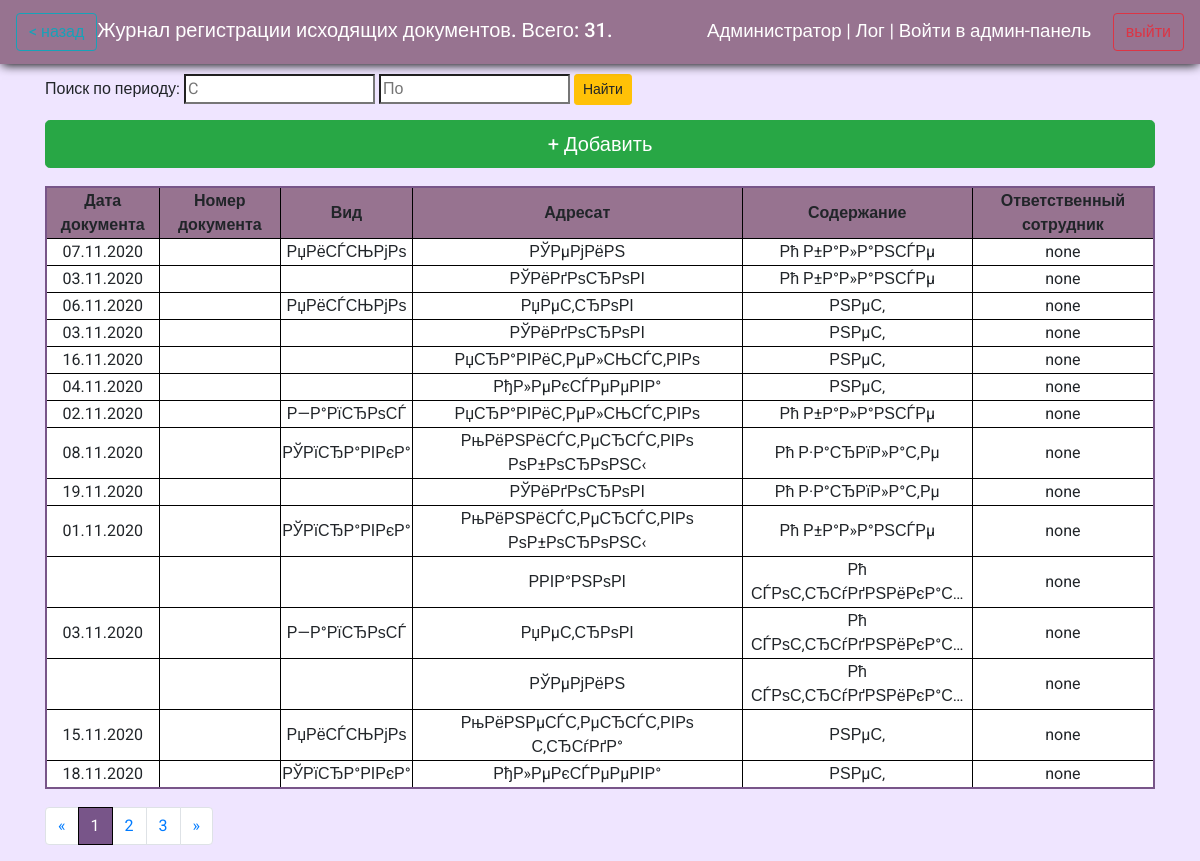
The app's page /journals/outbound_docs/ (signed in) with its own data.
### reg_jounals/models.py (models this page shows, shortened)
class OutBoundDocument(models.Model):
    doc_type = models.CharField(default='Письмо', max_length=100, help_text="Введите вид документа (письмо, справка, и.т.д)", verbose_name='Вид', db_index=True)
    doc_number = models.CharField(default='',max_length=10, help_text="Введите номер документа", verbose_name='Номер документа', db_index=True)
    doc_date = models.DateField(help_text="Введите дату документа", verbose_name='Дата документа', db_index=True)
    doc_dest =  models.CharField(max_length=256, help_text="Введите адресата", verbose_name='Получатель (адресат)')
    doc_additionalData = models.CharField(default='none', max_length=256, help_text="Введите содержание документа", verbose_name='Содержание документа')
    doc_res_officer = models.CharField(blank=True, editable=False,  max_length=256, help_text="Сотрудник, который внес документ в систему ", verbose_name='Ответственный сотрудник')
    class Meta:
        ordering = ["id"]
        verbose_name = 'Исходящий документ'
        verbose_name_plural = 'Исходящие документы'

### reg_jounals/views.py (the view)
# urls.py: path('outbound_docs/', views.outbound_docs, name='outbound'),
def outbound_docs(request):
    if request.user.is_authenticated:
        auth = request.user.is_authenticated
        date_from = request.GET.get('doc_search_from','')
        date_to = request.GET.get('doc_search_to', '')
        if date_from and date_to:
            date_from = DT.datetime.strptime(date_from, '%d.%m.%Y').date()
            date_to = DT.datetime.strptime(date_to, '%d.%m.%Y').date()
            documents = OutBoundDocument.objects.filter(doc_date__range=(date_from, date_to)).order_by('doc_date')
        else:
            documents = OutBoundDocument.objects.all().order_by('-id')
        p_documents = Paginator(documents, 15)
        page_number = request.GET.get('page', 1)
        page = p_documents.get_page(page_number)
        count = len(documents)
        method = str(request.method)
        usr = str(request.user.first_name)
        i = 0
        return render(request, 'reg_jounals/outbound_docs.html', context={'documents':page, 'count':count, 'auth':auth, 'i':i})
    else:
        return render(request, 'reg_jounals/no_auth.html')

### reg_jounals/templates/reg_jounals/outbound_docs.html (shortened to what this page needs)
{%extends "reg_jounals/index.html" %}
{%block header%}  <a class="btn btn-outline-info" href="../"> < назад</a>Журнал регистрации исходящих документов. Всего: {{count}}. {%endblock%}
{%block content%}
<form action="{% url 'outbound' %}">
  <span>Поиск по периоду:</span>
  <input type="search" id="search_date" name="doc_search_from" placeholder="C">
  <input type="search" id="search_date2" name="doc_search_to" placeholder="По">
  <button class="btn btn-sm btn-warning" type="submit" name="" value="Найти">Найти</button>
</form>
<a class="btn btn-success btn-lg m-bottom btn-add " href="{% url 'doc_outbound_add_url' %}"> + Добавить</a>
{% if documents %}
<table>
  <thead class="thead-dark">
  <tr class="tr-header">
    <th scope="col">Дата документа</th>
    <th scope="col">Номер документа</th>
    <th scope="col">Вид</th>
    <th scope="col">Адресат</th>
    <th scope="col">Содержание</th>
    <th scope="col">Ответственный сотрудник</th>
  </tr>
  </thead>
  {%for doc in documents%}
  <tr onclick="return location.href = '{% url 'doc_outbound_upd_url' id=doc.id%}' ">
    <td>{{doc.doc_date|date:"d.m.Y"}}</td>
    <td>{{doc.doc_number}}</td>
    <td>{{doc.doc_type}}</td>
    <td>{{doc.doc_dest}}</td>
    <td>{{doc.doc_additionalData}}</td>
    <td>{{doc.doc_res_officer}}</td>
</tr>
  {%endfor%}
</table>
<nav  class="paginator" aria-label="Page navigation example">
  <ul class="pagination">
    <li class="page-item">
      <a class="page-link" href="#" aria-label="Previous">
<span aria-hidden="true">&laquo;</span>
      </a>
    </li>
{% for p in documents.paginator.page_range %}
  {% if documents.number == p%}
   <li class="page-item active"><a class="page-link" href="?page={{p}}">{{ p }}</a></li>
   {%else%}
        <li class="page-item"><a class="page-link" href="?page={{p}}">{{ p }}</a></li>
    {%endif%}
  {% endfor %}
{%if documents.has_next%}
    <li class="page-item">
      <a class="page-link" href='?page={{documents.next_page_number}}' aria-label="Next">
<span aria-hidden="true">&raquo;</span>
      </a>
    </li>
  {%else%}
  <li class="page-item disabled">
    <a class="page-link" href='#' aria-disabled='true' aria-label="Next">
      <span aria-hidden="true">&raquo;</span>
    </a>
  </li>
  {%endif%}
  </ul>
</nav>
{%else%}
<h2>Записей нет</h2>
{%endif%}
{%endblock%}

### reg_jounals/templates/reg_jounals/index.html (shortened to what this page needs)
<!DOCTYPE html>
<html  lang="en">
<head>
  {%load static%}
  <link rel="stylesheet" href="{% static 'css/style.css'%}">
  <link rel="stylesheet" href="{% static 'css/VacList.css'%}">
  <link rel="stylesheet" href="https://cdn.jsdelivr.net/npm/bootstrap@4.5.3/dist/css/bootstrap.min.css">
</head>
<body onload="TextDisabled()">
  <header>
    <nav class="navbar navbar-light ">
    <span class="navbar-brand mb-0 h1">{%block header%} {%endblock%}</span><span style="text-align: right; float: right;font-size: 14pt;">  {{ user.first_name }} {% if request.user.is_superuser%}  <a style="color:white;" href="{% url 'logfile' %}">| Лог |</a> <a style="color:white;" href="/admin/">Войти в админ-панель</a>{%endif%} <a class="btn btn-outline-danger" style="margin-left: 17px;" href="{% url 'logout'%}">выйти</a></span>
  </header>
<div class="container">
    {%block content%}{%endblock%}
  </div>
</body>
</html>

### reg_jounals/static/css/style.css (style rules this page uses)
* { font-family: 'Roboto', sans-serif; }
body { background: #white !important; background-color: #efe5ff !important; }
.navbar-light .navbar-brand { color: rgb(255 255 255) !important; }
.container { margin-top: 10px; }
.btn-add { float: left; width: 100%; margin-top: 15px; }
.navbar { color: white; background: #977390; box-shadow: 0 3px 10px -2px black; }
table { border: solid 2px #785589; background: white; border-collapse: collapse; margin: 18px auto; float: left; width: 100%; }
table th { text-align: center; }
table .tr-header { background: #977390 ; }
table tr th, td { border-right: solid 1px black; border-bottom: solid 1px black; cursor: pointer; text-align: center; }
table tr th:last-child, td:last-child { border-right: none; }
table tr:last-child { border-bottom: none; }
.paginator { width: 100%; float: left; }
.page-item.active .page-link { background: #785589 !important; border-color: black !important; }

### records on screen
OutBoundDocument: doc_date "07.11.2020", doc_type "РџРёСЃСЊРјРѕ", doc_dest "РЎРµРјРёРЅ", doc_additionalData "Рћ Р±Р°Р»Р°РЅСЃРµ", doc_res_officer "none"
OutBoundDocument: doc_date "03.11.2020", doc_dest "РЎРёРґРѕСЂРѕРІ", doc_additionalData "Рћ Р±Р°Р»Р°РЅСЃРµ", doc_res_officer "none"
OutBoundDocument: doc_date "06.11.2020", doc_type "РџРёСЃСЊРјРѕ", doc_dest "РџРµС‚СЂРѕРІ", doc_additionalData "РЅРµС‚", doc_res_officer "none"
OutBoundDocument: doc_date "03.11.2020", doc_dest "РЎРёРґРѕСЂРѕРІ", doc_additionalData "РЅРµС‚", doc_res_officer "none"
OutBoundDocument: doc_date "16.11.2020", doc_dest "РџСЂР°РІРёС‚РµР»СЊСЃС‚РІРѕ", doc_additionalData "РЅРµС‚", doc_res_officer "none"
OutBoundDocument: doc_date "04.11.2020", doc_dest "РђР»РµРєСЃРµРµРІР°", doc_additionalData "РЅРµС‚", doc_res_officer "none"
OutBoundDocument: doc_date "02.11.2020", doc_type "Р—Р°РїСЂРѕСЃ", doc_dest "РџСЂР°РІРёС‚РµР»СЊСЃС‚РІРѕ", doc_additionalData "Рћ Р±Р°Р»Р°РЅСЃРµ", doc_res_officer "none"
OutBoundDocument: doc_date "08.11.2020", doc_type "РЎРїСЂР°РІРєР°", doc_dest "РњРёРЅРёСЃС‚РµСЂСЃС‚РІРѕ РѕР±РѕСЂРѕРЅС‹", doc_additionalData "Рћ Р·Р°СЂРїР»Р°С‚Рµ", doc_res_officer "none"
OutBoundDocument: doc_date "19.11.2020", doc_dest "РЎРёРґРѕСЂРѕРІ", doc_additionalData "Рћ Р·Р°СЂРїР»Р°С‚Рµ", doc_res_officer "none"
OutBoundDocument: doc_date "01.11.2020", doc_type "РЎРїСЂР°РІРєР°", doc_dest "РњРёРЅРёСЃС‚РµСЂСЃС‚РІРѕ РѕР±РѕСЂРѕРЅС‹", doc_additionalData "Рћ Р±Р°Р»Р°РЅСЃРµ", doc_res_officer "none"
OutBoundDocument: doc_dest "РРІР°РЅРѕРІ", doc_additionalData "Рћ СЃРѕС‚СЂСѓРґРЅРёРєР°С…", doc_res_officer "none"
OutBoundDocument: doc_date "03.11.2020", doc_type "Р—Р°РїСЂРѕСЃ", doc_dest "РџРµС‚СЂРѕРІ", doc_additionalData "Рћ СЃРѕС‚СЂСѓРґРЅРёРєР°С…", doc_res_officer "none"
OutBoundDocument: doc_dest "РЎРµРјРёРЅ", doc_additionalData "Рћ СЃРѕС‚СЂСѓРґРЅРёРєР°С…", doc_res_officer "none"
OutBoundDocument: doc_date "15.11.2020", doc_type "РџРёСЃСЊРјРѕ", doc_dest "РњРёРЅРµСЃС‚РµСЂСЃС‚РІРѕ С‚СЂСѓРґР°", doc_additionalData "РЅРµС‚", doc_res_officer "none"
OutBoundDocument: doc_date "18.11.2020", doc_type "РЎРїСЂР°РІРєР°", doc_dest "РђР»РµРєСЃРµРµРІР°", doc_additionalData "РЅРµС‚", doc_res_officer "none"

### other values on screen
{{ count }} "31"
{{ user.first_name }} "Администратор"
{{ p }} "1"
{{ p }} "2" "3"
